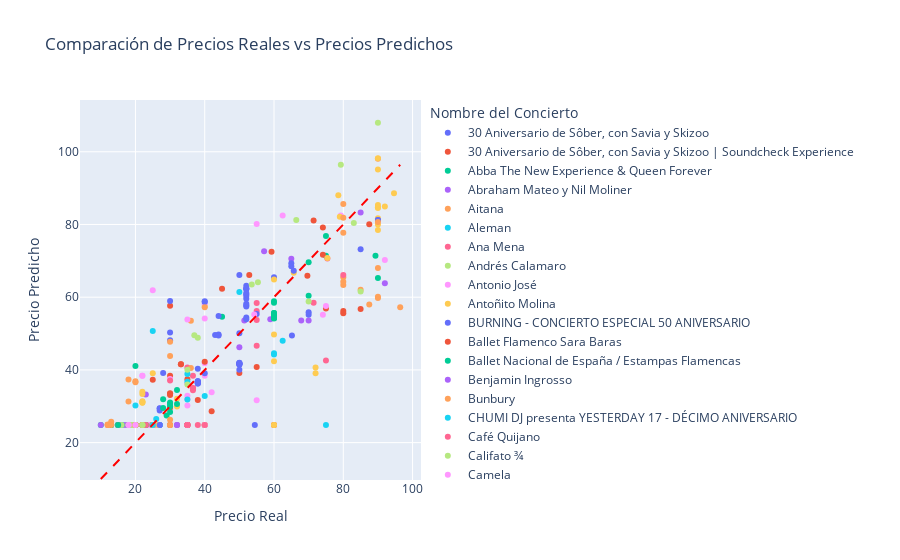

The code cell stored with this chart in its notebook:
### Markdown cell above
AÑADIR ALPHA

### Code cell
# Definir los parámetros para GridSearchCV
params = {
    'mlp__hidden_layer_sizes': [1, 50, 75, 100, 125, 150, 200, 225, 250, 275, 300, 325, 350, 375, 400],
    'mlp__activation': ["identity", "logistic", "tanh", "relu"],
    'mlp__solver': ['lbfgs', 'sgd', 'adam'],
    'mlp__learning_rate': ['constant', 'invscaling', 'adaptive'] , 
    'mlp__alpha': [0.00001, 0.0001, 0.001, 0.01, 0.1, 1, 10, 100] 
}

# Realizar GridSearchCV
start_time = time.time()

gridSearch = GridSearchCV(estimator=pipeline, param_grid=params, n_jobs=-1, scoring='neg_mean_squared_error', cv=ps)
gridSearch.fit(X_train, y)

results = cross_validate(gridSearch.best_estimator_, X_train, y, cv=ps, scoring=scoring, return_train_score=True)

end_time = time.time()
execution_time = end_time - start_time
print("Tiempo de ejecución:", execution_time, "segundos")

print('Mejores parámetros GridSearchCV: ', gridSearch.best_params_)

resultados = crear_tabla_resultados(results)

cargar_modelo_mlflow(gridSearch.best_estimator_, 'MAX_PRICE', 'GRID SEARCH 2', resultados, execution_time)

# Mostrar las predicciones y los valores reales
plot_model_predictions(gridSearch.best_estimator_, X_train, y, data_max)
feature_importance(gridSearch.best_estimator_, X_train, y, 15)
resultados
